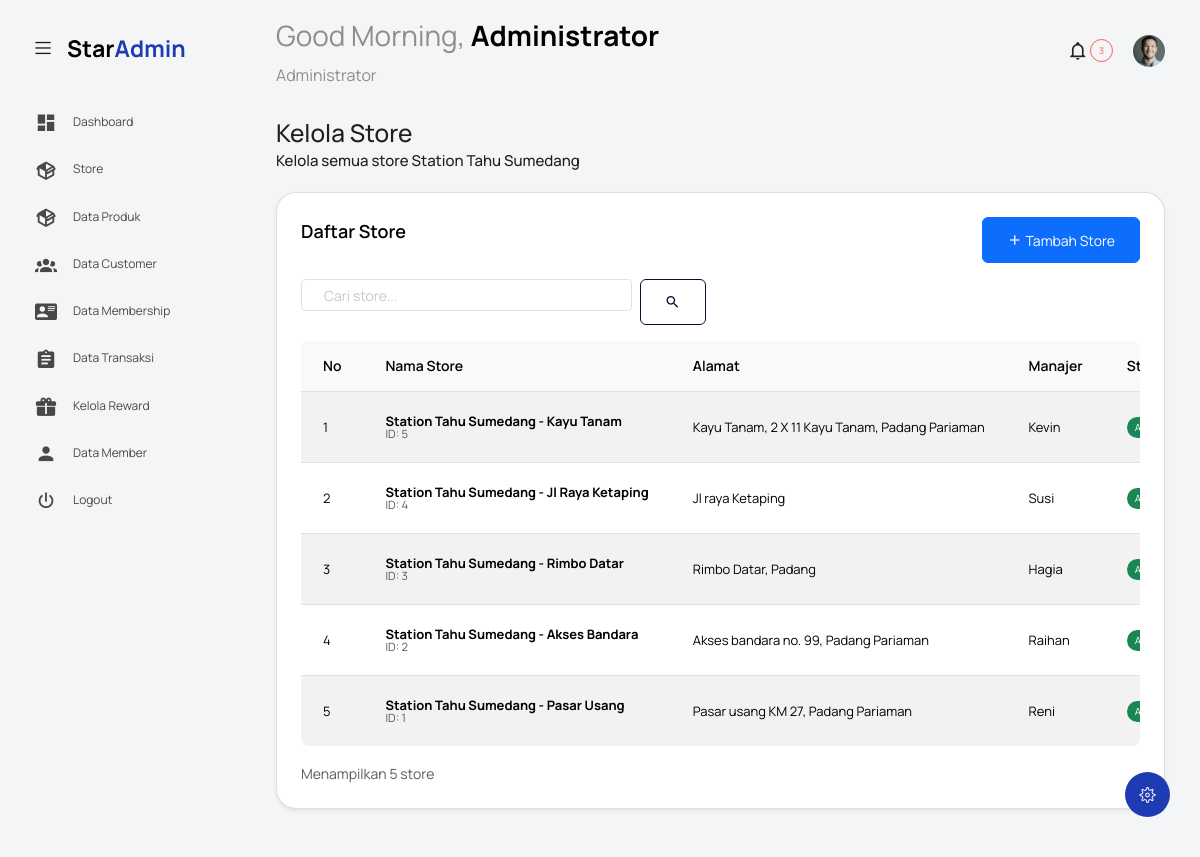
The app's page /index.php?controller=Store&action=index (signed in) with its own data.
### tables this page shows
CREATE TABLE `store` (
  `id_store` int NOT NULL,
  `nama_store` varchar(100) NOT NULL,
  `alamat_store` text NOT NULL,
  `manajer_store` varchar(100) DEFAULT NULL,
  `status_store` enum('aktif','tidak_aktif') DEFAULT 'aktif'
);

### controllers/StoreController.php (called while the page is built, shortened)
<?php
class StoreController {
    private $storeModel;
    public function __construct() {
        $this->storeModel = new StoreModel();
    }
    public function index() {
        $search = $_GET['search'] ?? '';
        $stores = !empty($search) ? $this->storeModel->searchStore($search) : $this->storeModel->getAllStores();
        loadView('store/index', [
            'stores' => $stores,
            'search' => $search,
            'title' => 'Kelola Store'
        ]);
    }
}

### models/StoreModel.php (called while the page is built, shortened)
<?php
class StoreModel {
    private $conn;
    public function __construct() {
        global $conn;
        $this->conn = $conn;
    }
    public function getAllStores() {
        $query = "SELECT * FROM store ORDER BY id_store DESC";
        $result = $this->conn->query($query);
        $stores = [];
        if ($result) {
            while ($row = $result->fetch_assoc()) {
                $stores[] = $row;
            }
        }
        return $stores;
    }
}

### views/store/index.php (the view, shortened to what this page needs)
<?php include('template/header.php'); ?>
<body class="with-welcome-text">
  <div class="container-scroller">
    <?php include 'template/navbar.php'; ?>
    <div class="container-fluid page-body-wrapper">
      <?php include 'template/setting_panel.php'; ?>
      <?php include 'template/sidebar.php'; ?>
      <div class="main-panel">
        <div class="content-wrapper">
          <div class="row">
            <div class="col-md-12 grid-margin">
              <div class="row">
                <div class="col-12 col-xl-8 mb-4 mb-xl-0">
                  <h3 class="font-weight-bold"><?= $title ?></h3>
                  <h6 class="font-weight-normal mb-0">Kelola semua store Station Tahu Sumedang</h6>
                </div>
              </div>
            </div>
          </div>
          <div class="row">
            <div class="col-lg-12 grid-margin stretch-card">
              <div class="card">
                <div class="card-body">
                  <div class="d-flex justify-content-between align-items-center mb-3">
                    <h4 class="card-title">Daftar Store</h4>
                    <a href="index.php?controller=store&action=add" class="btn btn-primary">
                      <i class="mdi mdi-plus"></i> Tambah Store
                    </a>
                  </div>
                  <div class="row mb-3">
                    <div class="col-md-6">
                      <form method="GET" class="d-flex">
                        <input type="text" class="form-control me-2" name="search"
                               value="<?= htmlspecialchars($search) ?>"
                               placeholder="Cari store...">
                        <button type="submit" class="btn btn-outline-primary">
                          <i class="mdi mdi-magnify"></i>
                        </button>
                      </form>
                    </div>
                  </div>
                  <div class="table-responsive">
                    <table class="table table-striped">
                      <thead>
                        <tr>
                          <th>No</th>
                          <th>Nama Store</th>
                          <th>Alamat</th>
                          <th>Manajer</th>
                          <th>Status</th>
                        </tr>
                      </thead>
                      <tbody>
                        <?php if (!empty($stores)): ?>
                          <?php $no = 1; ?>
                          <?php foreach ($stores as $store): ?>
                            <tr>
                              <td><?= $no++ ?></td>
                              <td>
                                <strong><?= htmlspecialchars($store['nama_store']) ?></strong>
                                <small class="text-muted d-block">ID: <?= $store['id_store'] ?></small>
                              </td>
                              <td><?= htmlspecialchars($store['alamat_store']) ?></td>
                              <td><?= htmlspecialchars($store['manajer_store'] ?: '-') ?></td>
                              <td>
                                <?php if ($store['status_store'] == 'aktif'): ?>
                                  <span class="badge bg-success">Aktif</span>
                                <?php else: ?>
                                  <span class="badge bg-danger">Tidak Aktif</span>
                                <?php endif; ?>
                              </td>
                            </tr>
                          <?php endforeach; ?>
                        <?php endif; ?>
                      </tbody>
                    </table>
                  </div>
                  <?php if (!empty($stores)): ?>
                    <div class="mt-3">
                      <small class="text-muted">
                        Menampilkan <?= count($stores) ?> store
                      </small>
                    </div>
                  <?php endif; ?>
                </div>
              </div>
            </div>
          </div>
        </div>
      </div>
    </div>
  </div>
</body>
</html>

### views/store/index.php (style rules this page uses)
.card { box-shadow: 0 0.125rem 0.25rem rgba(0, 0, 0, 0.075); border: 1px solid rgba(0, 0, 0, 0.125); }
.table th { background-color: #f8f9fa; font-weight: 600; border-bottom: 2px solid #dee2e6; }
.badge { font-size: 0.75em; padding: 0.375rem 0.5rem; }
.bg-success { background-color: #198754 !important; }
.btn { border-radius: 0.375rem; }
.btn-primary { background-color: #0d6efd; border-color: #0d6efd; }
.table-responsive { border-radius: 0.5rem; }

### records on screen
store: nama_store "Station Tahu Sumedang - Kayu Tanam", id_store "5", alamat_store "Kayu Tanam, 2 X 11 Kayu Tanam, Padang Pariaman", manajer_store "Kevin"
store: nama_store "Station Tahu Sumedang - Jl Raya Ketaping", id_store "4", alamat_store "Jl raya Ketaping", manajer_store "Susi"
store: nama_store "Station Tahu Sumedang - Rimbo Datar", id_store "3", alamat_store "Rimbo Datar, Padang", manajer_store "Hagia"
store: nama_store "Station Tahu Sumedang - Akses Bandara", id_store "2", alamat_store "Akses bandara no. 99, Padang Pariaman", manajer_store "Raihan"
store: nama_store "Station Tahu Sumedang - Pasar Usang", id_store "1", alamat_store "Pasar usang KM 27, Padang Pariaman", manajer_store "Reni"

### other values on screen
$greeting "Good Morning"
$userName "Administrator"
$roleDisplay "Administrator"
$title "Kelola Store"
count($stores) "5"
